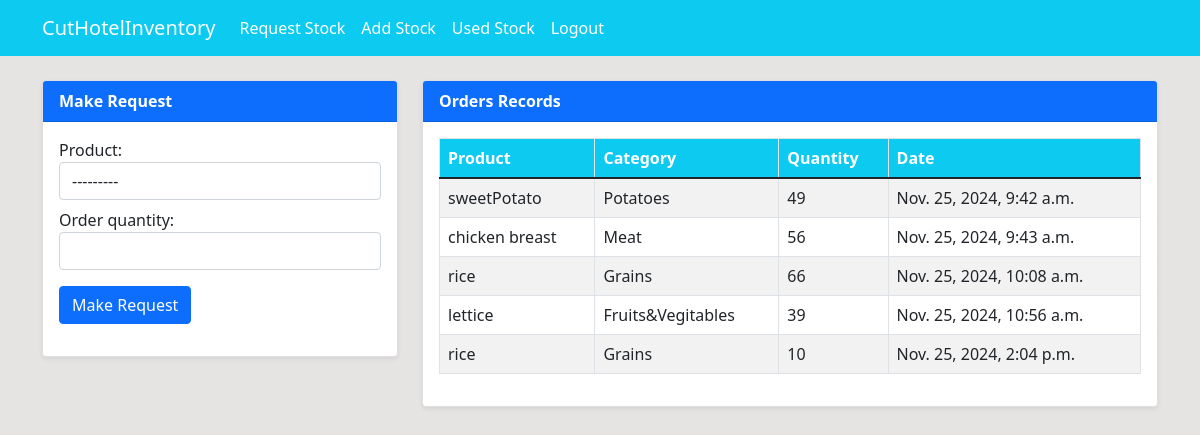
Screenshot of /dashboard (signed in) with the database file from the repository.
### dashboard/models.py (models this page shows, shortened)
class Order(models.Model):
    product = models.ForeignKey(Product, on_delete=models.CASCADE,null=True)
    staff = models.ForeignKey(User,models.CASCADE, null=True)
    order_quantity = models.PositiveIntegerField(null=True)
    date = models.DateTimeField(auto_now_add=True)
    class Meta:
        verbose_name_plural = 'Order'

class Product(models.Model):
    name = models.CharField(max_length=100, null=True) # null=True will be removed when we deploy the system
    category = models.CharField(max_length=20,choices=CATEGORY,null=True)
    quantity = models.PositiveIntegerField(null=True)
    measurement = models.CharField(max_length=100, null=True) # null=True will be removed when we deploy the system
    class Meta:
        verbose_name_plural = 'Product'
    def __str__(self):
        return self.name

### dashboard/views.py (the view)
# urls.py: path('dashboard', views.index, name='dashboard-index'),
@login_required(login_url='user-login')
def index(request):
    orders = Order.objects.all()
    products = Product.objects.all()
    orders_count = Order.objects.all().count()
    product_count = Product.objects.all().count()
    workers_count = User.objects.all().count()
    if request.method == 'POST':
        form = OrderForm(request.POST)
        if form.is_valid():
            instance = form.save(commit=False)
            instance.staff = request.user
            instance.save()
            return redirect('dashboard-index')
    else:
        form = OrderForm()
    context={
        'orders': orders,
        'form': form,
        'products': products,
        'workers_count': workers_count,
        'orders_count': orders_count,
        'product_count': product_count,
    }
    return render(request,'dashboard/index.html',context)

### dashboard/forms.py
class OrderForm(forms.ModelForm):
    class Meta:
        model = Order
        fields = ['product', 'order_quantity']

### templates/dashboard/index.html (shortened to what this page needs)
{% extends 'partials/base.html' %}
{% block content %}
{% if user.is_authenticated and user.is_staff and user.is_superuser %}
{% include 'partials/topnav.html' %}
<div class="container my-4">
    <h3>Total Items Used Today: {{ total_items_used }}</h3>
</div>
<div class="container">
    <div class="row justify-content-center align-items-center" style="min-height: 80vh; margin-top: 100px;">
        <div class="col-md-8">
            <div class="graph-container text-center">
                <canvas id="combinedChart" width="800" height="400"></canvas>
            </div>
            <script>
                var ctx = document.getElementById('combinedChart').getContext('2d');
                var combinedChart = new Chart(ctx, {
                    type: 'bar',
                    data: {
                        labels: [{% for product in products %} '{{ product.name }}', {% endfor %}],
                        datasets: [
                            {
                                label: 'Requested Stock',
                                data: [{% for order in orders %} {{ order.order_quantity }}, {% endfor %}],
                                backgroundColor: 'rgba(255, 99, 132, 0.5)',
                                borderColor: 'rgba(255, 99, 132, 1)',
                                borderWidth: 1
                            },
                            {
                                label: 'Available Stock',
                                data: [{% for product in products %} {{ product.quantity }}, {% endfor %}],
                                backgroundColor: 'rgba(54, 162, 235, 0.5)',
                                borderColor: 'rgba(54, 162, 235, 1)',
                                borderWidth: 1
                            }
                        ]
                    },
                    options: {
                        scales: {
                            y: {
                                beginAtZero: true
                            }
                        }
                    }
                });
            </script>
        </div>
    </div>
</div>
<style>
    body {
        margin: 0;
    }
    /* Ensure the navbar is fixed at the top */
    nav {
        position: fixed;
        top: 0;
        left: 0;
        width: 100%;
        z-index: 10;
    }
    .container {
        margin-top: 60px; /* Adjust based on the navbar height */
    }
    .graph-container {
        text-align: center;
    }
    canvas {
        display: block;
        margin: 0 auto;
    }
</style>
{% else %}
    {% include 'dashboard/staff-index.html' %}
{% endif %}
{% endblock %}

### templates/dashboard/staff-index.html (shortened to what this page needs)
{% load widget_tweaks %}
<div class="container">
    <div class="row mt-4">
        <div class="col-md-4">
            <div class="card shadow-sm">
                <div class="card-header text-white bg-primary">
                    <strong>Make Request</strong>
                </div>
                <div class="card-body">
                    <form method="POST">
                        <div class="form-group">
                            <label for="product">Product:</label>
                            {{ form.product|add_class:"form-control" }}
                        </div>
                        <div class="form-group mt-2">
                            <label for="order_quantity">Order quantity:</label>
                            {{ form.order_quantity|add_class:"form-control" }}
                        </div>
                        <button type="submit" class="btn btn-primary btn-block mt-3">Make Request</button>
                    </form>
                </div>
            </div>
        </div>
        <div class="col-md-8">
            <div class="card shadow-sm">
                <div class="card-header text-white bg-primary">
                    <strong>Orders Records</strong>
                </div>
                <div class="card-body">
                    <table class="table table-striped table-bordered">
                        <thead class="bg-info text-white">
                            <tr>
                                <th scope="col">Product</th>
                                <th scope="col">Category</th>
                                <th scope="col">Quantity</th>
                                <th scope="col">Date</th>
                            </tr>
                        </thead>
                        <tbody>
                            {% for orders in orders %}
                            {% if orders.staff == user %}
                            <tr>
                                <td>{{ orders.product.name }}</td>
                                <td>{{ orders.product.category }}</td>
                                <td>{{ orders.order_quantity }}</td>
                                <td>{{ orders.date }}</td>
                            </tr>
                            {% endif %}
                            {% endfor %}
                        </tbody>
                    </table>
                </div>
            </div>
        </div>
    </div>
</div>

### static/style.css (style rules this page uses)
body { background: rgb(230, 227, 227); }

### rows the page displays
Order: product.name "sweetPotato", product.category "Potatoes", order_quantity "49", date "Nov. 25, 2024, 9:42 a.m."
Order: product.name "chicken breast", product.category "Meat", order_quantity "56", date "Nov. 25, 2024, 9:43 a.m."
Order: product.name "rice", product.category "Grains", order_quantity "66", date "Nov. 25, 2024, 10:08 a.m."
Order: product.name "lettice", product.category "Fruits&Vegitables", order_quantity "39", date "Nov. 25, 2024, 10:56 a.m."
Order: product.name "rice", product.category "Grains", order_quantity "10", date "Nov. 25, 2024, 2:04 p.m."
